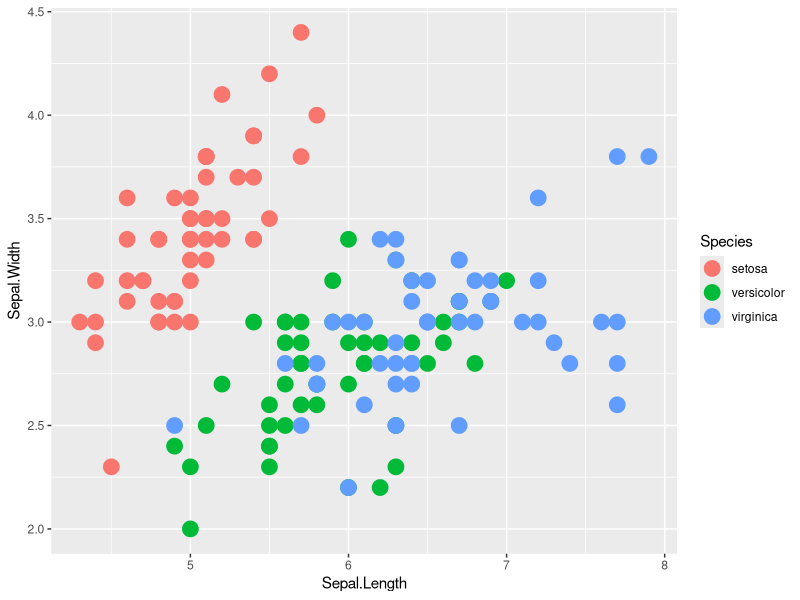

R code for this plot:
## Loading Library
require(ggplot2)
require(dplyr)

## Scatter Plot
ggplot2::ggplot(data = iris, aes(x = Sepal.Length, y=Sepal.Width, color = Species))+geom_point(size=5)